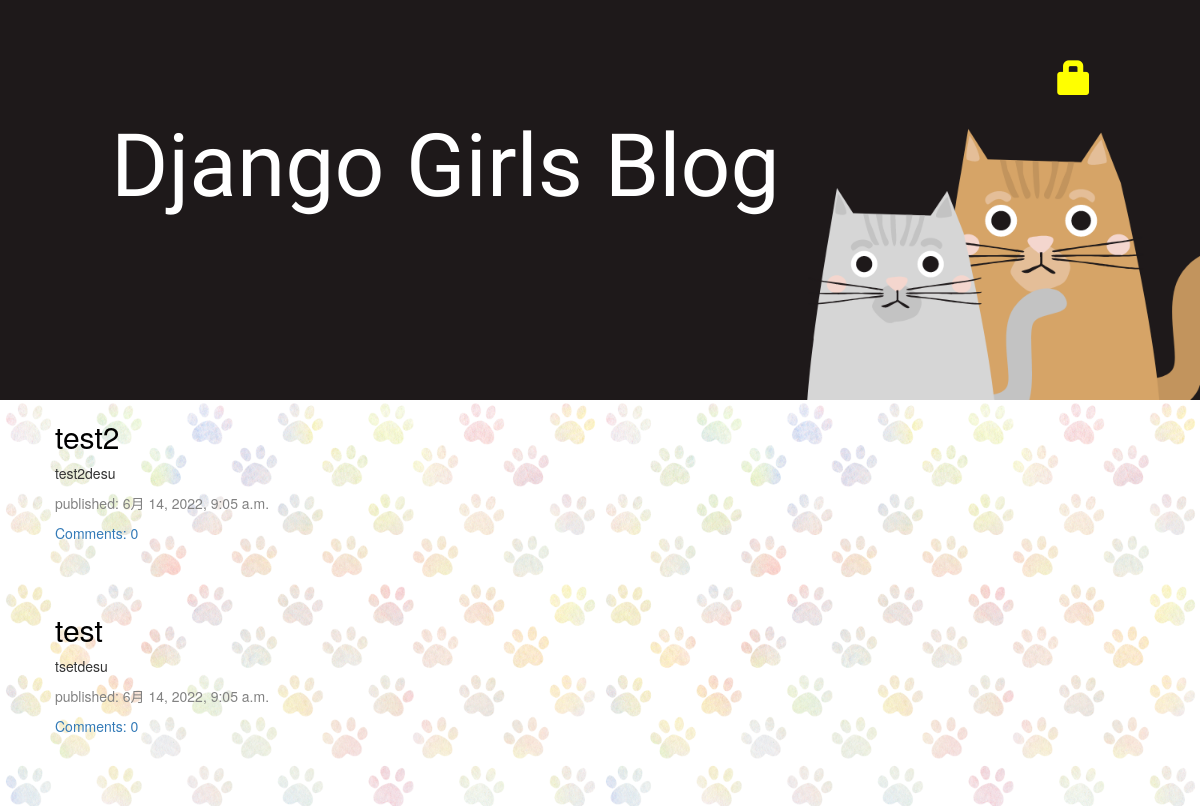
The page / on the database its author committed.
### blog/models.py (models this page shows, shortened)
class Post(models.Model):
    author = models.ForeignKey(settings.AUTH_USER_MODEL, on_delete=models.CASCADE)
    title = models.CharField(max_length=200)
    text = models.TextField()
    created_date = models.DateTimeField(default=timezone.now)
    published_date = models.DateTimeField(blank=True, null=True)
    def approved_comments(self):
        return self.comments.filter(approved_comment=True)

### blog/views.py (the view)
# urls.py: path('', views.post_list, name='post_list'),
def post_list(request):
    posts = Post.objects.filter(published_date__lte=timezone.now()).order_by('published_date')
    return render(request, 'blog/post_list.html', {'posts': posts})

### blog/templates/blog/post_list.html
{% extends 'blog/base.html' %}
{% block content %}
    {% for post in posts %}
        <div class="post">
            <h2><a href="{% url 'post_detail' pk=post.pk %}">{{ post.title }}</a></h2>
            <p>{{ post.text|linebreaksbr }}</p>
            <div class="date">
                <p>published: {{ post.published_date }}</p>
            </div>
            <a href="{% url 'post_detail' pk=post.pk %}">Comments: {{ post.approved_comments.count }}</a>
        </div>
    {% endfor %}
{% endblock %}

### blog/static/css/blog.css (style rules this page uses)
h1, h2, h3, h4 { font-family: 'Amatic SC', cursive; }
.date { color: #828282; }
.post { margin-bottom: 70px; }
.post h2 a, .post h2 a:visited { color: #000000; }

### rows shown on the page
Post: title "test2", text "test2desu", published_date "6月 14, 2022, 9:05 a.m.", approved_comments.count "0"
Post: title "test", text "tsetdesu", published_date "6月 14, 2022, 9:05 a.m.", approved_comments.count "0"
